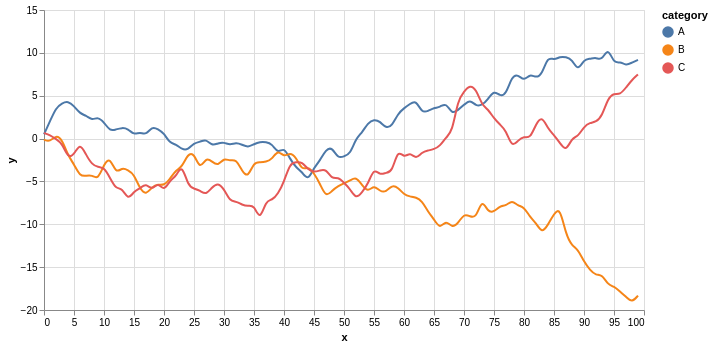

Here is the Vega-Lite specification saved for this chart:
### Vega-Lite specification from a JSON file in a GitHub repository (floating-point values rounded to 4 significant figures; data arrays with more than 128 entries replaced by an {"elided": "..."} marker saying what was removed)
{"layer": [{"encoding": {"y": {"title": "y", "field": "properties.y", "type": "quantitative"}, "x": {"title": "x", "field": "properties.x", "type": "quantitative"}, "color": {"title": "category", "field": "properties.category", "type": "nominal"}}, "mark": {"interpolate": "basis", "type": "line"}}, {"encoding": {"x": {"title": "x", "field": "properties.x", "type": "quantitative"}, "opacity": {"value": 0}}, "selection": {"selector012": {"empty": "none", "fields": ["x"], "type": "single", "on": "mouseover", "nearest": true}}, "mark": "point"}, {"encoding": {"y": {"title": "y", "field": "properties.y", "type": "quantitative"}, "x": {"title": "x", "field": "properties.x", "type": "quantitative"}, "color": {"title": "category", "field": "properties.category", "type": "nominal"}, "opacity": {"condition": {"selection": "selector012", "value": 1}, "value": 0}}, "mark": "point"}, {"transform": [{"filter": {"selection": "selector012"}}], "encoding": {"x": {"title": "x", "field": "properties.x", "type": "quantitative"}}, "mark": {"color": "gray", "type": "rule"}}, {"encoding": {"y": {"title": "y", "field": "properties.y", "type": "quantitative"}, "x": {"title": "x", "field": "properties.x", "type": "quantitative"}, "text": {"condition": {"title": "y", "selection": "selector012", "field": "properties.y", "type": "quantitative"}, "value": " "}, "color": {"title": "category", "field": "properties.category", "type": "nominal"}}, "mark": {"align": "left", "dy": -5, "type": "text", "dx": 5}}], "data": {"values": {"features": {"elided": "300 records"}, "type": "FeatureCollection"}, "format": {"type": "json", "property": "features"}}, "$schema": "https://vega.github.io/schema/vega-lite/v2.4.1.json", "config": {"view": {"height": 300, "width": 400}}, "width": 600, "height": 300}
